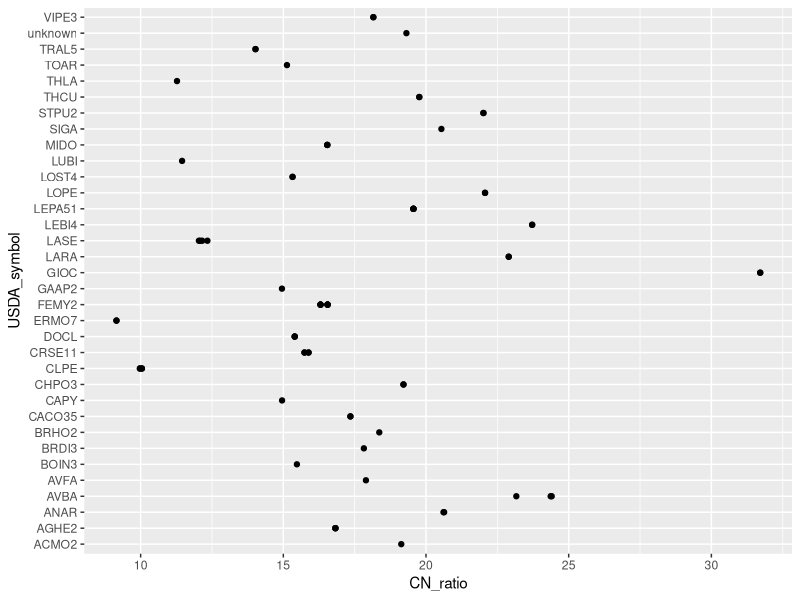
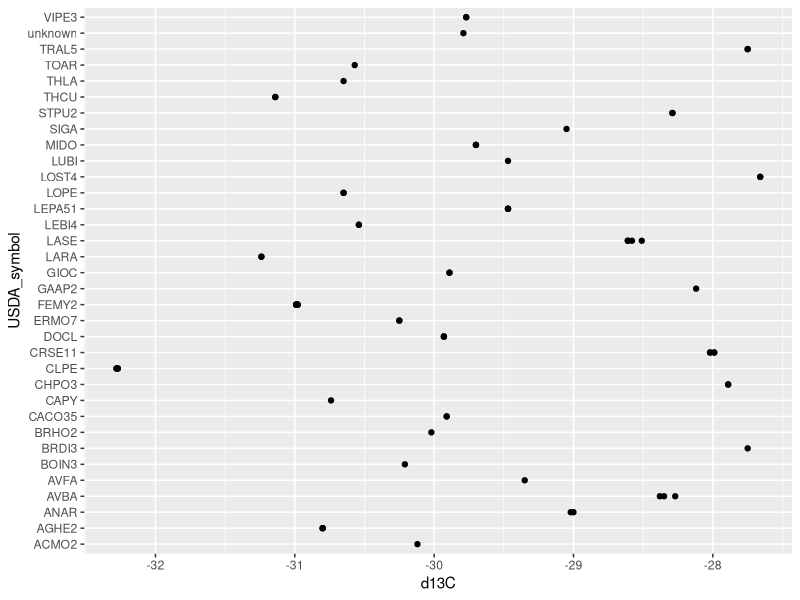
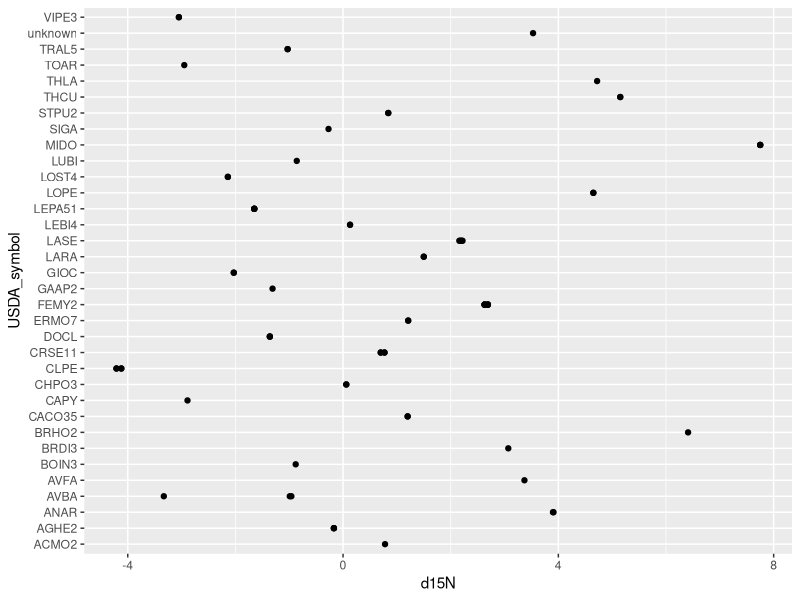
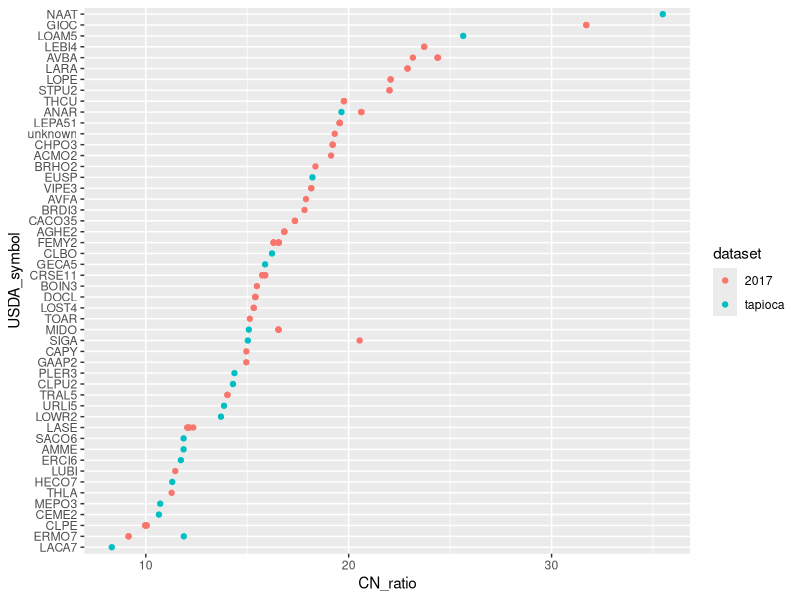
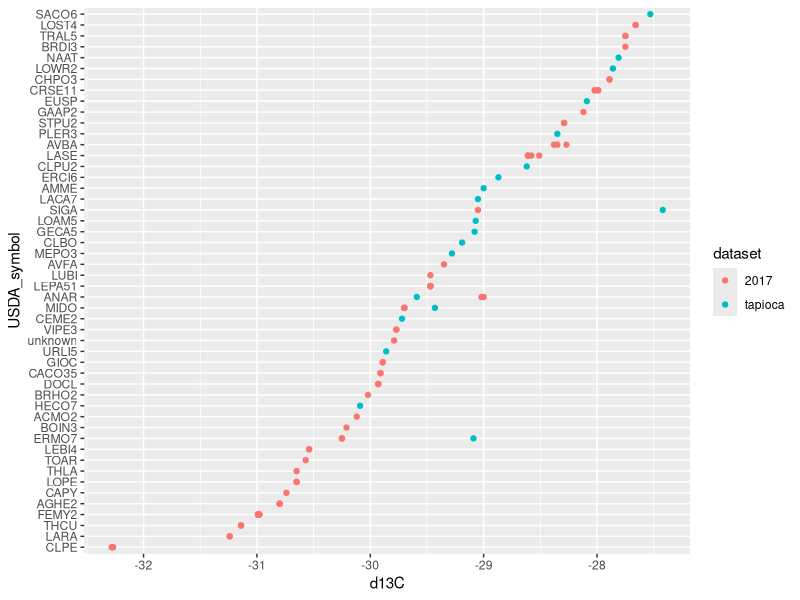
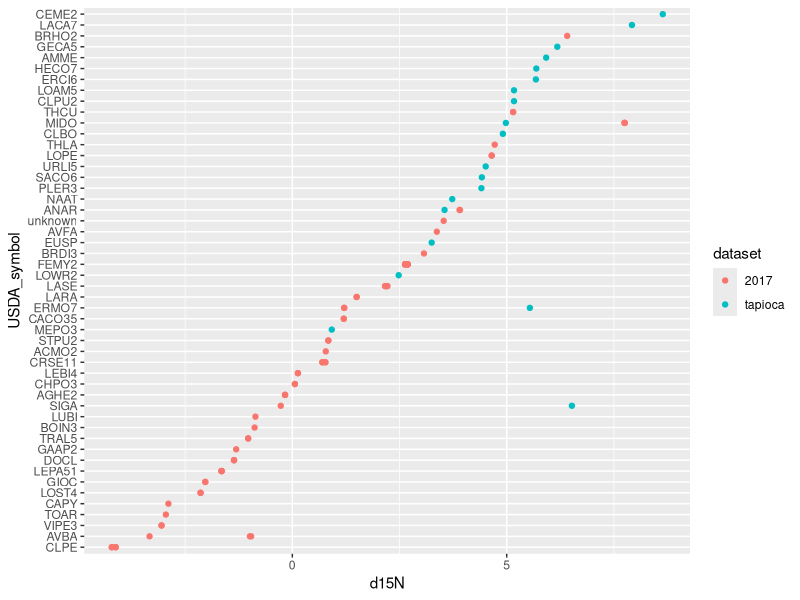
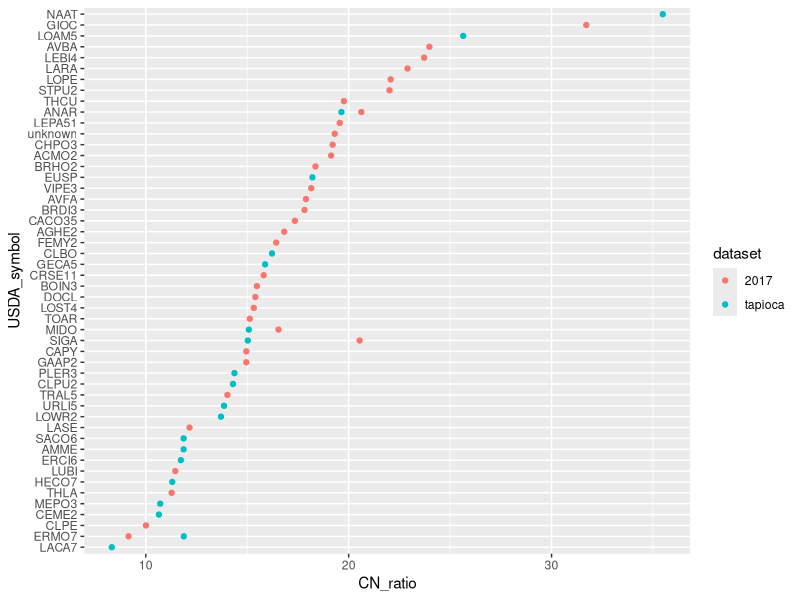

Recreate these plots in R, in order.
rm(list = ls())
library(tidyverse)

outfile <- 'data-raw/clean_isotope_data.csv'
isotopes <- read_csv('data-raw/leaf_isotopes_2016.csv')
alias <- read_csv('data-raw/alias.csv')
old_traits <- read_csv('data-raw/old-data/tapioca_trait_averages.csv')

isotopes <- 
  isotopes %>% 
  mutate( species = ifelse( str_detect(species, 'LASE'), 'LASE', species)) %>% 
  mutate( species = ifelse( str_detect(species, 'AVBA'), 'AVBA', species)) %>%
  rename( 'USDA_symbol' = species,  
          'd13C' = `d 13C (‰)`, 
          'd15N' = `d 15N (‰)`, 
          'foliar_N' = percent_N) %>% 
  mutate( CN_ratio = percent_C/foliar_N)

isotopes <- 
  isotopes %>% 
  left_join(alias)

isotopes %>% ggplot( aes( x = USDA_symbol, y = CN_ratio)) + geom_point() + coord_flip()

isotopes %>% ggplot( aes( x = USDA_symbol, y = d13C)) + geom_point() + coord_flip()

isotopes %>% ggplot( aes( x = USDA_symbol, y = d15N)) + geom_point() + coord_flip()

old_isotopes <- 
  old_traits %>% 
  left_join(alias, by = c('species' = 'alias')) %>%
  select( USDA_symbol, foliar_N, CN_ratio, d15N, d13C) %>%
  mutate( dataset = 'tapioca')
  
isotopes <- isotopes %>% 
  select(USDA_symbol, foliar_N, CN_ratio, d15N, d13C) %>% 
  mutate( dataset = '2017')

all_isotopes <- bind_rows(isotopes, old_isotopes)

isotopes$foliar_N
isotopes$CN_ratio

all_isotopes %>% 
  mutate( USDA_symbol = factor( USDA_symbol, levels = unique(USDA_symbol[order(CN_ratio)]), ordered = T)) %>% 
  ggplot( aes( x = USDA_symbol, y = CN_ratio, color = dataset)) + 
  geom_point() + 
  coord_flip() 

all_isotopes %>% 
  mutate( USDA_symbol = factor( USDA_symbol, levels = unique(USDA_symbol[order(d13C)]), ordered = T)) %>% 
  ggplot( aes( x = USDA_symbol, y = d13C, color = dataset)) + 
  geom_point() + 
  coord_flip()

all_isotopes %>% 
  mutate( USDA_symbol = factor( USDA_symbol, levels = unique(USDA_symbol[order(d15N)]), ordered = T)) %>% 
  ggplot( aes( x = USDA_symbol, y = d15N, color = dataset)) + 
  geom_point() + 
  coord_flip()

isotope_avgs <- 
  all_isotopes %>% 
  group_by(USDA_symbol, dataset) %>% 
  summarise( foliar_N = mean(foliar_N), 
             CN_ratio = mean(CN_ratio), 
             d15N = mean(d15N), 
             d13C = mean(d13C))

isotope_avgs %>% 
  ungroup() %>% 
  mutate( USDA_symbol = factor( USDA_symbol, levels = unique(USDA_symbol[order(CN_ratio)]), ordered = T)) %>% 
  ggplot( aes( x = USDA_symbol, y = CN_ratio, color = dataset)) + 
  geom_point() + 
  coord_flip() 


write_csv(isotope_avgs, outfile)
